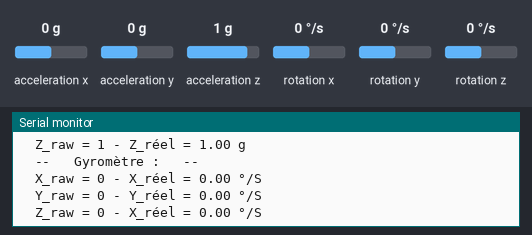
The sketch below on a simulated Arduino Uno, built with avr-gcc and run on an emulated ATmega328P. Parts: the last lines printed to the serial monitor. Inputs (shaded band) come from the test bench; at power-on: acceleration x 0 g, acceleration y 0 g, acceleration z 1 g, rotation x 0 °/s, rotation y 0 °/s, rotation z 0 °/s.

Above: at 1.2 s.
1.3 s: acceleration x set to -1.4 g
2.8 s: acceleration y set to -1.4 g
4.3 s: acceleration z set to -1.4 g
5.8 s: rotation x set to -192 °/s
At 6.55 s:
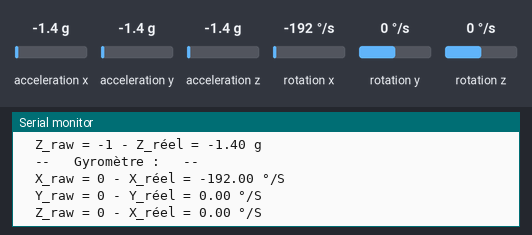
7.3 s: rotation y set to -192 °/s
At 8.11 s:
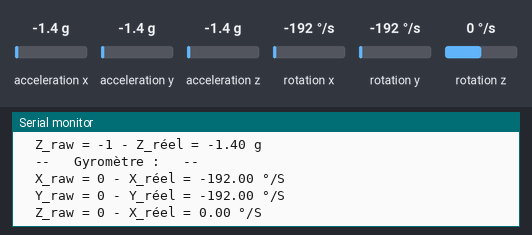

Measured:
- after the input at 5.8 s, the serial monitor: prints a new line after 0.44 s (image 1)
- after the input at 7.3 s, the serial monitor: prints a new line after 0.50 s (image 2)

The sketch:

INO_1_Test-bibliotheque_LSM6DS3.ino
```cpp
// (licence header left out)
  #include "LSM6DS3.h"                        //Appel de la bibliothèque de la centrale
  #include "Wire.h"                           //Appel de la bibliothèque de gestion de la communication I2C

  LSM6DS3 myIMU(I2C_MODE, 0x6A);              //Déclaration de la méthode "MyIMU" pour l'utilisation de la centrale

  int16_t       ax_brut, ay_brut, az_brut;    //Variables pour la lecture des valeurs brutes d'accélérations (accéléromètre)
  int16_t       gx_brut, gy_brut, gz_brut;    //Variables pour la lecture des valeurs brutes des vitesses angulaires (gyromètre)

/* #### ROUTINE D'INITIALISATION  (exécutée une seule fois) #### */
void setup()
{
  Serial.begin(115200);                       //démarrage de la fonction de communication série pour affichage sur le moniteur série
  /* -- Démarrage de la centrale et test de bon fonctionnement -- */
  if (myIMU.begin() != 0) {
      Serial.println("Problème de connexion avec la centrale");
  } else {
      Serial.println("Centrale prête à fonctionner ! ");
  }
}

/* #### BOUCLE PRINCIPALE (exécutée en permanence) #### */
void loop()
{
  /* -- Lecture des valeurs brutes -- */
  ax_brut = myIMU.readFloatAccelX();
  ay_brut = myIMU.readFloatAccelY();
  az_brut = myIMU.readFloatAccelZ();
  gx_brut = myIMU.readFloatGyroX();
  gx_brut = myIMU.readFloatGyroY();
  gx_brut = myIMU.readFloatGyroZ();

  /* -- Lecture des valeurs de la bibliothèque -- */
  float ax_biblio = myIMU.readFloatAccelX();
  float ay_biblio = myIMU.readFloatAccelY();
  float az_biblio = myIMU.readFloatAccelZ();
  float gx_biblio = myIMU.readFloatGyroX();
  float gy_biblio = myIMU.readFloatGyroY();
  float gz_biblio = myIMU.readFloatGyroZ();

  /* -- Affichage des valeurs lues par la centrale -- */
  Serial.println("  -- Accéléromètre : --");
  Serial.print("  X_raw = "); Serial.print(ax_brut);  Serial.print(" - X_réel = "); Serial.print(ax_biblio,2); Serial.println(" g");
  Serial.print("  Y_raw = "); Serial.print(ay_brut);  Serial.print(" - Y_réel = "); Serial.print(ay_biblio,2); Serial.println(" g");
  Serial.print("  Z_raw = "); Serial.print(az_brut);  Serial.print(" - Z_réel = "); Serial.print(az_biblio,2); Serial.println(" g");
  Serial.println("  --   Gyromètre :   --");
  Serial.print("  X_raw = "); Serial.print(gx_brut);  Serial.print(" - X_réel = "); Serial.print(gx_biblio,2); Serial.println(" °/S");
  Serial.print("  Y_raw = "); Serial.print(gy_brut);  Serial.print(" - Y_réel = "); Serial.print(gy_biblio,2); Serial.println(" °/S");
  Serial.print("  Z_raw = "); Serial.print(gz_brut);  Serial.print(" - X_réel = "); Serial.print(gz_biblio,2); Serial.println(" °/S");
  Serial.println();
  Serial.println();  delay(500);
}
```
